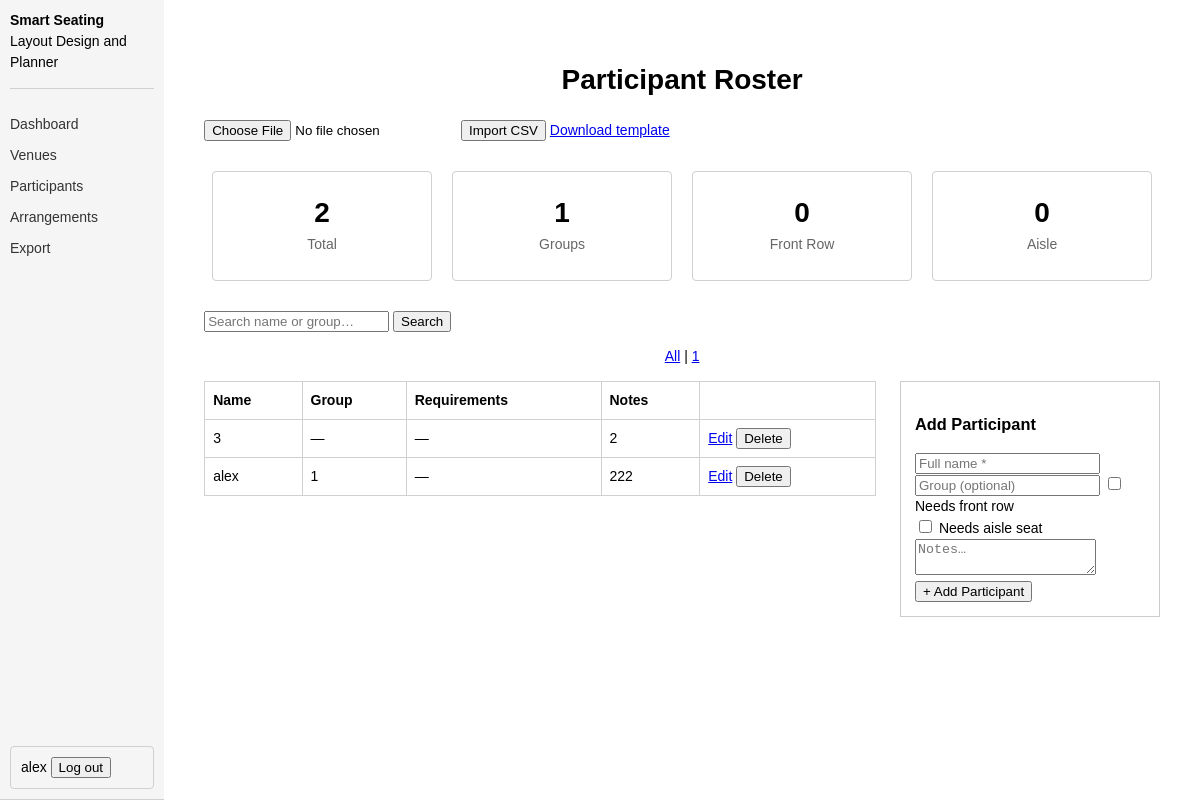
/participants (signed in), run on the app's committed database.
### tables this page shows
CREATE TABLE users (
            id         INTEGER PRIMARY KEY AUTOINCREMENT,
            username   TEXT    UNIQUE NOT NULL,
            email      TEXT    UNIQUE NOT NULL,
            password   TEXT    NOT NULL,
            role       TEXT    NOT NULL DEFAULT 'planner',
            created_at TEXT    NOT NULL
        , force_password_change INTEGER NOT NULL DEFAULT 0);

CREATE TABLE participants (
            id              INTEGER PRIMARY KEY AUTOINCREMENT,
            user_id         INTEGER NOT NULL,
            name            TEXT    NOT NULL,
            group_name      TEXT    NOT NULL DEFAULT '',
            needs_front_row INTEGER NOT NULL DEFAULT 0,
            needs_aisle     INTEGER NOT NULL DEFAULT 0,
            notes           TEXT    NOT NULL DEFAULT '',
            created_at      TEXT    NOT NULL,
            UNIQUE(user_id, name),
            FOREIGN KEY(user_id) REFERENCES users(id)
        );

### participants.py (the view)
@participants_bp.route("/participants")
@login_required
def participants_list():
    db   = get_db()
    user = db.execute("SELECT * FROM users WHERE id = ?", (session["user_id"],)).fetchone()
    all_rows = db.execute(
        "SELECT * FROM participants WHERE user_id = ? ORDER BY name ASC",
        (session["user_id"],),
    ).fetchall()
    query        = request.args.get("q", "").strip()
    active_group = request.args.get("group", "").strip()
    filtered = list(all_rows)
    if active_group:
        filtered = [r for r in filtered if r["group_name"] == active_group]
    if query:
        q_lower = query.lower()
        filtered = [
            r for r in filtered
            if q_lower in r["name"].lower() or q_lower in (r["group_name"] or "").lower()
        ]
    all_groups = sorted({r["group_name"] for r in all_rows if r["group_name"]})
    stats      = compute_stats(all_rows)
    edit_participant = None
    edit_id = request.args.get("edit")
    if edit_id:
        edit_participant = db.execute(
            "SELECT * FROM participants WHERE id = ? AND user_id = ?",
            (edit_id, session["user_id"]),
        ).fetchone()
    return render_template(
        "participants.html",
        user=user,
        participants=filtered,
        stats=stats,
        query=query,
        active_group=active_group,
        all_groups=all_groups,
        edit_participant=edit_participant,
    )

### auth.py (called while the page is built)
def login_required(f):
    @wraps(f)
    def decorated(*args, **kwargs):
        if "user_id" not in session:
            flash("Please log in to continue.", "info")
            return redirect(url_for("auth.auth_page"))
        if session.get("force_password_change") and request.endpoint != "auth.change_password":
            flash("Please set a new password before continuing.", "info")
            return redirect(url_for("auth.change_password"))
        return f(*args, **kwargs)
    return decorated

### database.py (called while the page is built)
def get_db():
    if "db" not in g:
        g.db = sqlite3.connect(DB_PATH, detect_types=sqlite3.PARSE_DECLTYPES)
        g.db.row_factory = sqlite3.Row
    return g.db

### participants.py (called while the page is built)
def compute_stats(rows):
    groups = {r["group_name"] for r in rows if r["group_name"]}
    return {
        "total":  len(rows),
        "groups": len(groups),
        "front":  sum(1 for r in rows if r["needs_front_row"]),
        "aisle":  sum(1 for r in rows if r["needs_aisle"]),
    }

### templates/participants.html (shortened to what this page needs)
{% extends "base.html" %}
{% block content %}
  <h1>Participant Roster</h1>
  <form method="POST" action="/participants/import" enctype="multipart/form-data">
    <input type="file" name="file" accept=".csv,text/csv" required>
    <button type="submit">Import CSV</button>
    <a href="/api/export/participants_template.csv">Download template</a>
  </form>
  <div class="stat-row">
    <div class="stat-box"><div class="val">{{ stats.total }}</div><div class="lbl">Total</div></div>
    <div class="stat-box"><div class="val">{{ stats.groups }}</div><div class="lbl">Groups</div></div>
    <div class="stat-box"><div class="val">{{ stats.front }}</div><div class="lbl">Front Row</div></div>
    <div class="stat-box"><div class="val">{{ stats.aisle }}</div><div class="lbl">Aisle</div></div>
  </div>
  <form method="GET" action="/participants">
    <input type="text" name="q" value="{{ query }}" placeholder="Search name or group…">
    <button type="submit">Search</button>
  </form>
  {% if all_groups %}
  <p>
    <a href="/participants{% if query %}?q={{ query }}{% endif %}">All</a>
    {% for g in all_groups %}
    | <a href="/participants?group={{ g }}{% if query %}&q={{ query }}{% endif %}">{{ g }}</a>
    {% endfor %}
  </p>
  {% endif %}
  <div style="display:flex; gap:24px; align-items:flex-start;">
    <div style="flex:1;">
      {% if participants %}
      <table>
        <tr><th>Name</th><th>Group</th><th>Requirements</th><th>Notes</th><th></th></tr>
        {% for p in participants %}
        <tr>
          <td>{{ p.name }}</td>
          <td>{{ p.group_name or '—' }}</td>
          <td>
            {% if not p.needs_front_row and not p.needs_aisle %}—{% endif %}
          </td>
          <td>{{ p.notes or '—' }}</td>
          <td>
            <a href="/participants?edit={{ p.id }}">Edit</a>
            <form method="POST" action="/participants/{{ p.id }}/delete" style="display:inline"
                  onsubmit="return confirm('Delete {{ p.name }}?')">
              <button type="submit">Delete</button>
            </form>
          </td>
        </tr>
        {% endfor %}
      </table>
      {% else %}
      <p>No participants found.</p>
      {% endif %}
    </div>
    <div style="width:260px; border:1px solid #ccc; padding:14px;">
      <h3>{{ 'Edit: ' + edit_participant.name if edit_participant else 'Add Participant' }}</h3>
      <form method="POST"
            action="{{ '/participants/' ~ edit_participant.id ~ '/edit' if edit_participant else '/participants/new' }}">
        <input type="text" name="name" placeholder="Full name *"
               value="{{ edit_participant.name if edit_participant else '' }}" required>
        <input type="text" name="group_name" placeholder="Group (optional)"
               value="{{ edit_participant.group_name if edit_participant else '' }}">
        <label><input type="checkbox" name="needs_front_row"
               {% if edit_participant and edit_participant.needs_front_row %}checked{% endif %}>
               Needs front row</label><br>
        <label><input type="checkbox" name="needs_aisle"
               {% if edit_participant and edit_participant.needs_aisle %}checked{% endif %}>
               Needs aisle seat</label>
        <textarea name="notes" placeholder="Notes…">{{ edit_participant.notes if edit_participant else '' }}</textarea>
        <button type="submit">{{ 'Save Changes' if edit_participant else '+ Add Participant' }}</button>
      </form>
    </div>
  </div>
{% endblock %}

### templates/base.html (shortened to what this page needs)
<!DOCTYPE html>
<html>
<head>
  <link rel="stylesheet" href="/static/base.css">
</head>
<body>
  <nav>
    <div class="nav-title">
      <strong>Smart Seating</strong>
      <span>Layout Design and Planner</span>
    </div>
    <a href="/dashboard">Dashboard</a>
    <a href="/venues">Venues</a>
    <a href="/participants">Participants</a>
    <a href="/arrangements">Arrangements</a>
    <a href="/export">Export</a>
    <form method="POST" action="/logout" style="display:inline">
      <span>{{ user.username }}</span>
      <button type="submit">Log out</button>
    </form>
  </nav>
  <main>
    {% block content %}{% endblock %}
  </main>
</body>
</html>

### static/base.css (style rules this page uses)
* { box-sizing: border-box; }
body { font-family: Arial, sans-serif; font-size: 14px; line-height: 1.5; margin: 0; display: flex;background: #ffffff; }
nav { background: #f5f5f5; padding: 10px; border-bottom: 1px solid #d0d0d0; display: flex; flex-direction: column; gap: 10px; min-height: 100dvh; }
nav a { margin-right: 15px; text-decoration: none; color: #333; }
nav form { margin-top: auto; border: 1px solid #d0d0d0; border-radius: 4px; padding: 10px; }
.nav-title { padding-bottom: 15px; margin-bottom: 15px; border-bottom: 1px solid #d0d0d0; }
.nav-title strong { display: block; }
.nav-title span { display: block; }
main { padding: 40px; width: 100%; max-width: 1200px; margin: 0 auto; }
main h1, main > p { text-align: center; }
.stat-row { display: flex; justify-content: center; gap: 20px; margin: 30px 0; }
.stat-box { flex: 1; max-width: 220px; padding: 20px; text-align: center; border: 1px solid #d0d0d0; border-radius: 4px; }
.stat-box .lbl { color: #666; margin-bottom: 5px; }
.stat-box .val { font-size: 28px; font-weight: bold; }
table { border-collapse: collapse; width: 100%; }
th, td { border: 1px solid #d0d0d0; padding: 8px; text-align: left; }

### data on the page
users: username "alex"
participants: name "3", group_name "—", notes "2"
participants: name "alex", group_name "1", notes "222"

### other printed values
{{ stats.total }} "2"
{{ stats.groups }} "1"
{{ stats.front }} "0"
{{ stats.aisle }} "0"
{{ g }} "1"
{{ 'Save Changes' if edit_participant else '+ Add Participant' }} "+ Add Participant"
